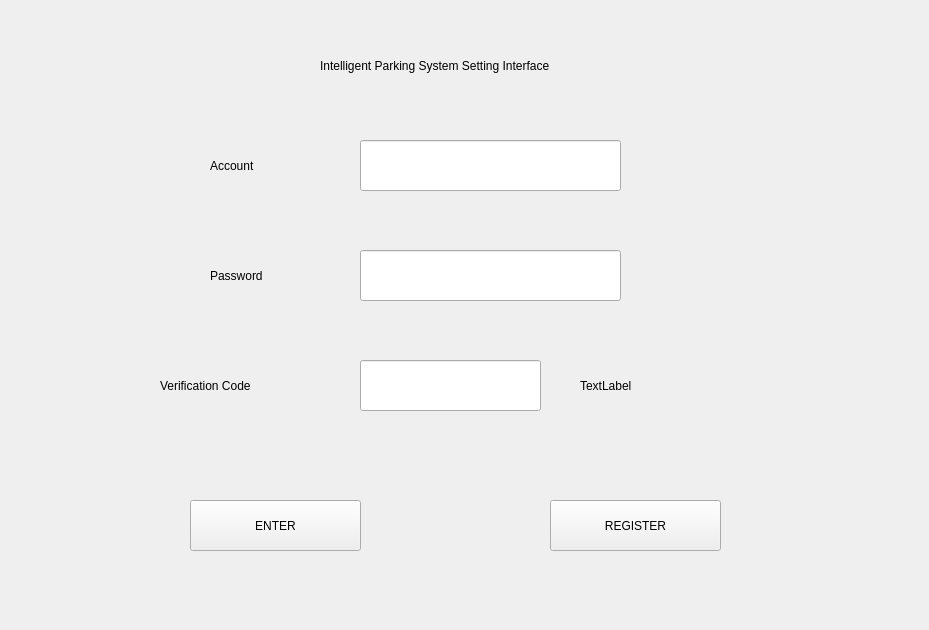
<?xml version="1.0" encoding="UTF-8"?>
<ui version="4.0">
 <class>CEnterWin</class>
 <widget class="QWidget" name="CEnterWin">
  <property name="geometry">
   <rect>
    <x>0</x>
    <y>0</y>
    <width>929</width>
    <height>630</height>
   </rect>
  </property>
  <property name="windowTitle">
   <string>Form</string>
  </property>
  <widget class="QLabel" name="label_2">
   <property name="geometry">
    <rect>
     <x>210</x>
     <y>140</y>
     <width>141</width>
     <height>51</height>
    </rect>
   </property>
   <property name="text">
    <string>Account</string>
   </property>
  </widget>
  <widget class="QLineEdit" name="lineEdit">
   <property name="geometry">
    <rect>
     <x>360</x>
     <y>140</y>
     <width>261</width>
     <height>51</height>
    </rect>
   </property>
  </widget>
  <widget class="QLineEdit" name="lineEdit_3">
   <property name="geometry">
    <rect>
     <x>360</x>
     <y>360</y>
     <width>181</width>
     <height>51</height>
    </rect>
   </property>
  </widget>
  <widget class="QLabel" name="label">
   <property name="geometry">
    <rect>
     <x>320</x>
     <y>30</y>
     <width>381</width>
     <height>71</height>
    </rect>
   </property>
   <property name="text">
    <string>Intelligent Parking System Setting Interface</string>
   </property>
  </widget>
  <widget class="QLineEdit" name="lineEdit_2">
   <property name="geometry">
    <rect>
     <x>360</x>
     <y>250</y>
     <width>261</width>
     <height>51</height>
    </rect>
   </property>
  </widget>
  <widget class="QLabel" name="label_3">
   <property name="geometry">
    <rect>
     <x>210</x>
     <y>250</y>
     <width>141</width>
     <height>51</height>
    </rect>
   </property>
   <property name="text">
    <string>Password</string>
   </property>
  </widget>
  <widget class="QLabel" name="label_4">
   <property name="geometry">
    <rect>
     <x>160</x>
     <y>360</y>
     <width>141</width>
     <height>51</height>
    </rect>
   </property>
   <property name="text">
    <string>Verification Code</string>
   </property>
  </widget>
  <widget class="QPushButton" name="pushButton">
   <property name="geometry">
    <rect>
     <x>190</x>
     <y>500</y>
     <width>171</width>
     <height>51</height>
    </rect>
   </property>
   <property name="text">
    <string>ENTER</string>
   </property>
  </widget>
  <widget class="QPushButton" name="pushButton_2">
   <property name="geometry">
    <rect>
     <x>550</x>
     <y>500</y>
     <width>171</width>
     <height>51</height>
    </rect>
   </property>
   <property name="text">
    <string>REGISTER</string>
   </property>
  </widget>
  <widget class="VerificationCodeLabel" name="label_5">
   <property name="geometry">
    <rect>
     <x>580</x>
     <y>350</y>
     <width>181</width>
     <height>71</height>
    </rect>
   </property>
   <property name="text">
    <string>TextLabel</string>
   </property>
  </widget>
 </widget>
 <customwidgets>
  <customwidget>
   <class>VerificationCodeLabel</class>
   <extends>QLabel</extends>
   <header>verificationcodelabel.h</header>
  </customwidget>
 </customwidgets>
 <resources/>
 <connections/>
</ui>
